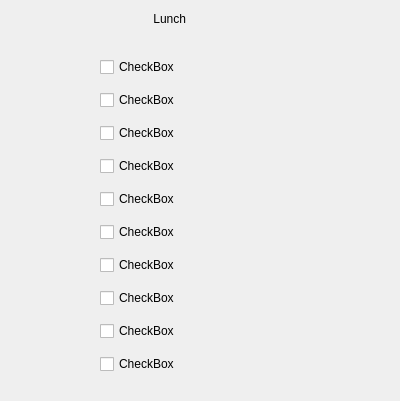
<?xml version="1.0" encoding="UTF-8"?>
<ui version="4.0">
 <class>Dialog2</class>
 <widget class="QDialog" name="Dialog2">
  <property name="geometry">
   <rect>
    <x>0</x>
    <y>0</y>
    <width>400</width>
    <height>401</height>
   </rect>
  </property>
  <property name="windowTitle">
   <string>Dialog</string>
  </property>
  <widget class="QLabel" name="label">
   <property name="geometry">
    <rect>
     <x>150</x>
     <y>10</y>
     <width>67</width>
     <height>17</height>
    </rect>
   </property>
   <property name="text">
    <string> Lunch</string>
   </property>
  </widget>
  <widget class="QWidget" name="">
   <property name="geometry">
    <rect>
     <x>100</x>
     <y>50</y>
     <width>171</width>
     <height>341</height>
    </rect>
   </property>
   <layout class="QVBoxLayout" name="verticalLayout">
    <item>
     <widget class="QCheckBox" name="checkBox">
      <property name="text">
       <string>CheckBox</string>
      </property>
     </widget>
    </item>
    <item>
     <widget class="QCheckBox" name="checkBox_2">
      <property name="text">
       <string>CheckBox</string>
      </property>
     </widget>
    </item>
    <item>
     <widget class="QCheckBox" name="checkBox_3">
      <property name="text">
       <string>CheckBox</string>
      </property>
     </widget>
    </item>
    <item>
     <widget class="QCheckBox" name="checkBox_4">
      <property name="text">
       <string>CheckBox</string>
      </property>
     </widget>
    </item>
    <item>
     <widget class="QCheckBox" name="checkBox_5">
      <property name="text">
       <string>CheckBox</string>
      </property>
     </widget>
    </item>
    <item>
     <widget class="QCheckBox" name="checkBox_6">
      <property name="text">
       <string>CheckBox</string>
      </property>
     </widget>
    </item>
    <item>
     <widget class="QCheckBox" name="checkBox_7">
      <property name="text">
       <string>CheckBox</string>
      </property>
     </widget>
    </item>
    <item>
     <widget class="QCheckBox" name="checkBox_8">
      <property name="text">
       <string>CheckBox</string>
      </property>
     </widget>
    </item>
    <item>
     <widget class="QCheckBox" name="checkBox_9">
      <property name="text">
       <string>CheckBox</string>
      </property>
     </widget>
    </item>
    <item>
     <widget class="QCheckBox" name="checkBox_10">
      <property name="text">
       <string>CheckBox</string>
      </property>
     </widget>
    </item>
   </layout>
  </widget>
 </widget>
 <resources/>
 <connections/>
</ui>
